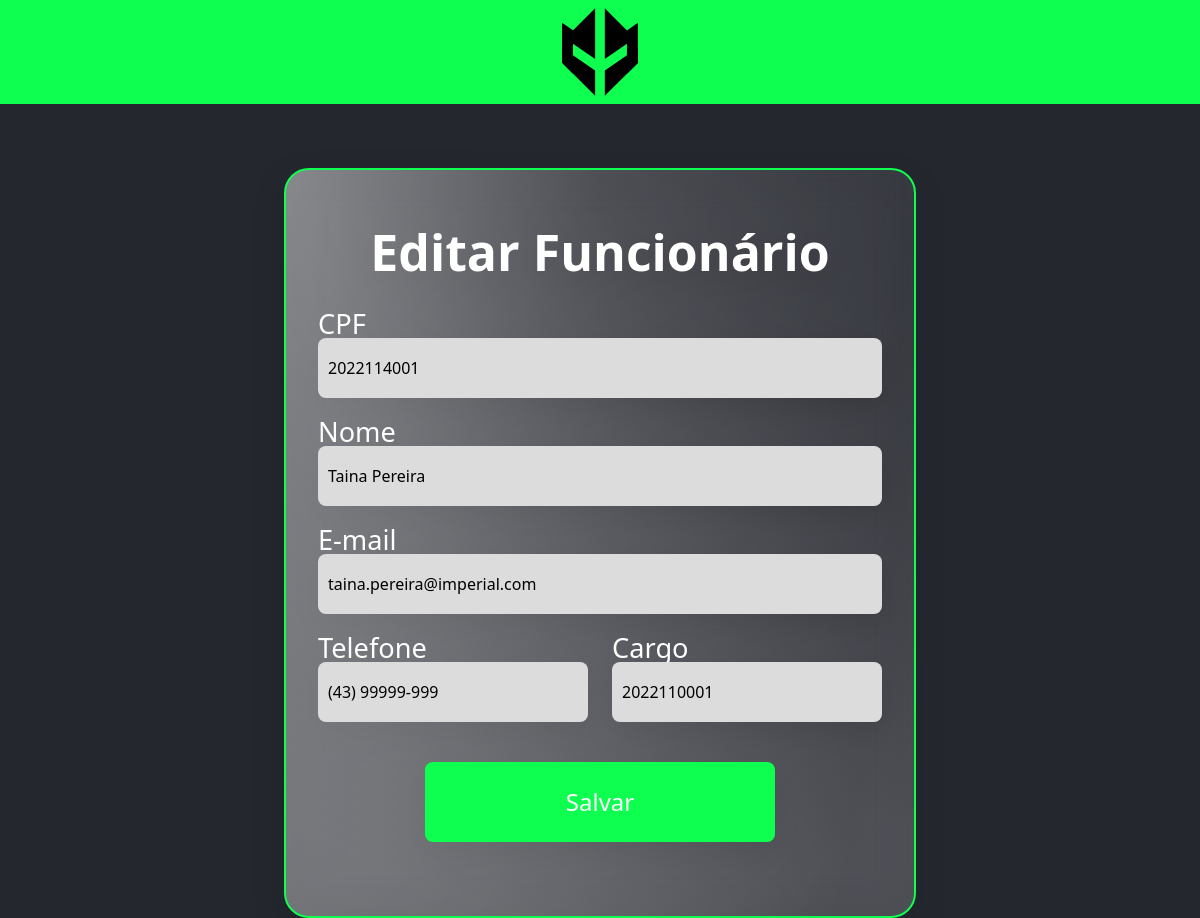
The page /Funcionario/Update.php?cpf=2022114001 on the database as committed earlier.
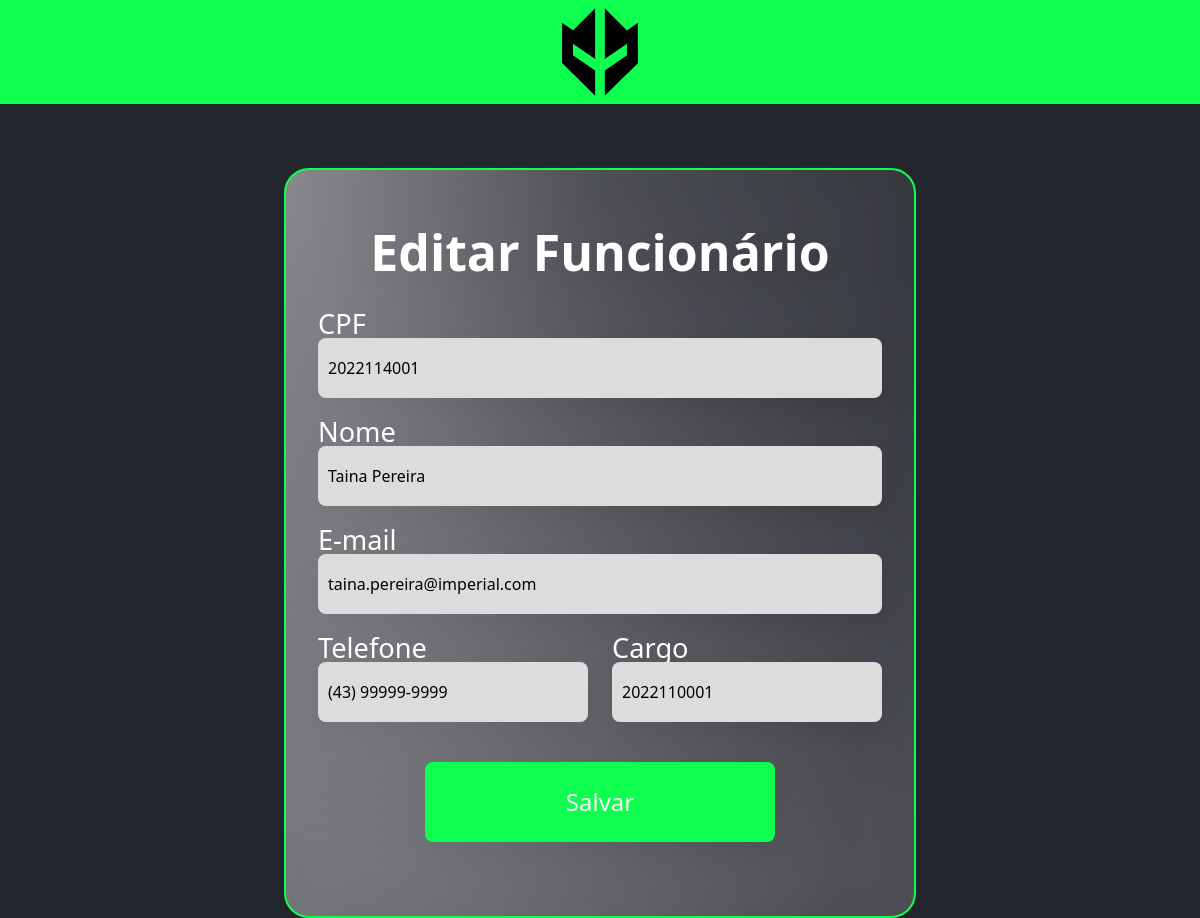
The same page on the database as committed later.
### tables this page shows
CREATE TABLE funcionario (
  cpf VARCHAR(25) NOT NULL,
  nome VARCHAR(100),
  telefone VARCHAR(25),
  email VARCHAR(100),
  senha VARCHAR(255),
  idCargo INTEGER,
  idEndereco INTEGER, 
  PRIMARY KEY (cpf),
  FOREIGN KEY (idCargo) REFERENCES cargo(id),
  FOREIGN KEY (idEndereco) REFERENCES endereco(id)
);

### Funcionario/Update.php (the view, shortened to what this page needs)
<!DOCTYPE html>
<html lang="pt-BR">
<head>
    <link rel="stylesheet" href="../css/style.css">
    <link href="https://cdn.jsdelivr.net/npm/bootstrap@5.2.2/dist/css/bootstrap.min.css" rel="stylesheet">
</head>
<body>
    <header>
        <a href="../index.php">
            <img src="../img/Logo.svg" alt="Loga do time Imperial eSports">
        </a>
    </header>
    <?php
      include_once("../db/connectDB.php");
      if(isset($_GET['cpf'])){
        $sql = "SELECT * FROM funcionario WHERE cpf = ".$_REQUEST['cpf'];
        $res = $conn->query($sql);
        $row = $res->fetch_object();
      }
    ?>
    <main>
        <div class="conteudo medio text-center">
            <h1 class="titulo">Editar Funcionário</h1>
            <form action="./Actions.php" method="post">
                <div class="row">
                    <div class="col">
                        <label for="id">CPF</label>
                        <input type="text" required name="id" value="<?php print $row->cpf ?>">
                    </div>
                </div>
                <div class="row">
                    <div class="col">
                        <label for="nome">Nome</label>
                        <input type="text" required name="nome" value="<?php print $row->nome ?>">
                    </div>
                </div>
                <div class="row">
                    <div class="col">
                        <label for="email">E-mail</label>
                        <input type="email" required name="email" value="<?php print $row->email ?>">
                    </div>
                </div>
                <div class="row">
                    <div class="col">
                        <label for="telefone">Telefone</label>
                        <input type="text" name="telefone" value="<?php print $row->telefone ?>">
                    </div>
                    <div class="col">
                        <label for="cargo">Cargo</label>
                        <input type="text" name="cargo" value="<?php print $row->idCargo ?>">
                    </div>
                </div>
                <div class="row">
                    <div class="col">
                        <input type="submit" value="Salvar">
                    </div>
                </div>
            </form>
        </div>
    </main>
</body>
</html>

Rows that differ between the two databases and show on the page:
changed funcionario "Taina Pereira": telefone "(43) 99999-999" → "(43) 99999-9999"
